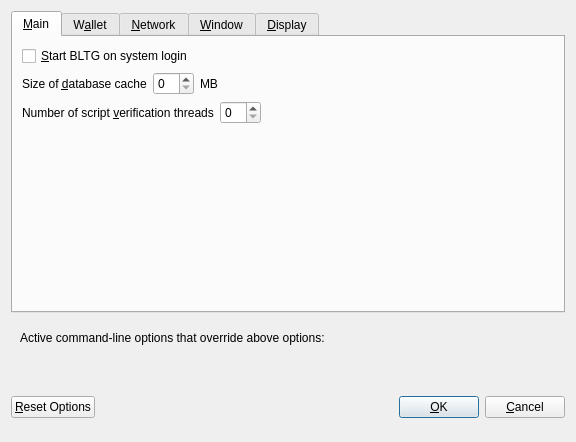
<?xml version="1.0" encoding="UTF-8"?>
<ui version="4.0">
 <class>OptionsDialog</class>
 <widget class="QDialog" name="OptionsDialog">
  <property name="geometry">
   <rect>
    <x>0</x>
    <y>0</y>
    <width>576</width>
    <height>442</height>
   </rect>
  </property>
  <property name="windowTitle">
   <string>Options</string>
  </property>
  <property name="modal">
   <bool>true</bool>
  </property>
  <layout class="QVBoxLayout" name="verticalLayout">
   <item>
    <widget class="QTabWidget" name="tabWidget">
     <property name="currentIndex">
      <number>0</number>
     </property>
     <widget class="QWidget" name="tabMain">
      <attribute name="title">
       <string>&amp;Main</string>
      </attribute>
      <layout class="QVBoxLayout" name="verticalLayout_Main">
       <item>
        <widget class="QCheckBox" name="bitcoinAtStartup">
         <property name="toolTip">
          <string>Automatically start BLTG after logging in to the system.</string>
         </property>
         <property name="text">
          <string>&amp;Start BLTG on system login</string>
         </property>
        </widget>
       </item>
       <item>
        <layout class="QHBoxLayout" name="horizontalLayout_2_Main">
         <item>
          <widget class="QLabel" name="databaseCacheLabel">
           <property name="text">
            <string>Size of &amp;database cache</string>
           </property>
           <property name="textFormat">
            <enum>Qt::PlainText</enum>
           </property>
           <property name="buddy">
            <cstring>databaseCache</cstring>
           </property>
          </widget>
         </item>
         <item>
          <widget class="QSpinBox" name="databaseCache"/>
         </item>
         <item>
          <widget class="QLabel" name="databaseCacheUnitLabel">
           <property name="text">
            <string>MB</string>
           </property>
           <property name="textFormat">
            <enum>Qt::PlainText</enum>
           </property>
          </widget>
         </item>
         <item>
          <spacer name="horizontalSpacer_2_Main">
           <property name="orientation">
            <enum>Qt::Horizontal</enum>
           </property>
           <property name="sizeHint" stdset="0">
            <size>
             <width>40</width>
             <height>20</height>
            </size>
           </property>
          </spacer>
         </item>
        </layout>
       </item>
       <item>
        <layout class="QHBoxLayout" name="horizontalLayout_3_Main">
         <item>
          <widget class="QLabel" name="threadsScriptVerifLabel">
           <property name="text">
            <string>Number of script &amp;verification threads</string>
           </property>
           <property name="textFormat">
            <enum>Qt::PlainText</enum>
           </property>
           <property name="buddy">
            <cstring>threadsScriptVerif</cstring>
           </property>
          </widget>
         </item>
         <item>
          <widget class="QSpinBox" name="threadsScriptVerif">
           <property name="toolTip">
            <string>(0 = auto, &lt;0 = leave that many cores free)</string>
           </property>
          </widget>
         </item>
         <item>
          <spacer name="horizontalSpacer_3_Main">
           <property name="orientation">
            <enum>Qt::Horizontal</enum>
           </property>
           <property name="sizeHint" stdset="0">
            <size>
             <width>40</width>
             <height>20</height>
            </size>
           </property>
          </spacer>
         </item>
        </layout>
       </item>
       <item>
        <spacer name="verticalSpacer_2">
         <property name="orientation">
          <enum>Qt::Vertical</enum>
         </property>
         <property name="sizeHint" stdset="0">
          <size>
           <width>20</width>
           <height>40</height>
          </size>
         </property>
        </spacer>
       </item>
      </layout>
     </widget>
     <widget class="QWidget" name="tabWallet">
      <attribute name="title">
       <string>W&amp;allet</string>
      </attribute>
      <layout class="QVBoxLayout" name="verticalLayout_Wallet">
       <item>
        <layout class="QHBoxLayout" name="horizontalLayout_2_Wallet">
         <item>
          <widget class="QLabel" name="labelStakeSplitThresholdText">
           <property name="text">
            <string>Stake split threshold:</string>
           </property>
          </widget>
         </item>
         <item>
          <widget class="QSpinBox" name="spinBoxStakeSplitThreshold">
           <property name="minimum">
            <number>1</number>
           </property>
           <property name="maximum">
            <number>999999</number>
           </property>
          </widget>
         </item>
        </layout>
       </item>
       <item>
        <widget class="QGroupBox" name="groupBox">
         <property name="title">
          <string>Expert</string>
         </property>
         <layout class="QVBoxLayout" name="verticalLayout_2">
          <item>
           <widget class="QCheckBox" name="coinControlFeatures">
            <property name="toolTip">
             <string>Whether to show coin control features or not.</string>
            </property>
            <property name="text">
             <string>Enable coin &amp;control features</string>
            </property>
           </widget>
          </item>
          <item>
           <widget class="QCheckBox" name="showMasternodesTab">
            <property name="toolTip">
             <string>Show additional tab listing all your masternodes in first sub-tab&lt;br/&gt;and all masternodes on the network in second sub-tab.</string>
            </property>
            <property name="text">
             <string>Show Masternodes Tab</string>
            </property>
           </widget>
          </item>
          <item>
           <widget class="QCheckBox" name="spendZeroConfChange">
            <property name="toolTip">
             <string>If you disable the spending of unconfirmed change, the change from a transaction&lt;br/&gt;cannot be used until that transaction has at least one confirmation.&lt;br/&gt;This also affects how your balance is computed.</string>
            </property>
            <property name="text">
             <string>&amp;Spend unconfirmed change</string>
            </property>
           </widget>
          </item>
         </layout>
        </widget>
       </item>
       <item>
        <spacer name="verticalSpacer_Wallet">
         <property name="orientation">
          <enum>Qt::Vertical</enum>
         </property>
         <property name="sizeHint" stdset="0">
          <size>
           <width>20</width>
           <height>40</height>
          </size>
         </property>
        </spacer>
       </item>
      </layout>
     </widget>
     <widget class="QWidget" name="tabNetwork">
      <attribute name="title">
       <string>&amp;Network</string>
      </attribute>
      <layout class="QVBoxLayout" name="verticalLayout_Network">
       <item>
        <widget class="QCheckBox" name="mapPortUpnp">
         <property name="toolTip">
          <string>Automatically open the BLTG client port on the router. This only works when your router supports UPnP and it is enabled.</string>
         </property>
         <property name="text">
          <string>Map port using &amp;UPnP</string>
         </property>
        </widget>
       </item>
       <item>
        <widget class="QCheckBox" name="allowIncoming">
         <property name="toolTip">
          <string>Accept connections from outside</string>
         </property>
         <property name="text">
          <string>Allow incoming connections</string>
         </property>
        </widget>
       </item>
       <item>
        <widget class="QCheckBox" name="connectSocks">
         <property name="toolTip">
          <string>Connect to the BLTG network through a SOCKS5 proxy.</string>
         </property>
         <property name="text">
          <string>&amp;Connect through SOCKS5 proxy (default proxy):</string>
         </property>
        </widget>
       </item>
       <item>
        <layout class="QHBoxLayout" name="horizontalLayout_1_Network">
         <item>
          <widget class="QLabel" name="proxyIpLabel">
           <property name="text">
            <string>Proxy &amp;IP:</string>
           </property>
           <property name="textFormat">
            <enum>Qt::PlainText</enum>
           </property>
           <property name="buddy">
            <cstring>proxyIp</cstring>
           </property>
          </widget>
         </item>
         <item>
          <widget class="QValidatedLineEdit" name="proxyIp">
           <property name="minimumSize">
            <size>
             <width>140</width>
             <height>0</height>
            </size>
           </property>
           <property name="maximumSize">
            <size>
             <width>140</width>
             <height>16777215</height>
            </size>
           </property>
           <property name="toolTip">
            <string>IP address of the proxy (e.g. IPv4: 127.0.0.1 / IPv6: ::1)</string>
           </property>
          </widget>
         </item>
         <item>
          <widget class="QLabel" name="proxyPortLabel">
           <property name="text">
            <string>&amp;Port:</string>
           </property>
           <property name="textFormat">
            <enum>Qt::PlainText</enum>
           </property>
           <property name="buddy">
            <cstring>proxyPort</cstring>
           </property>
          </widget>
         </item>
         <item>
          <widget class="QLineEdit" name="proxyPort">
           <property name="minimumSize">
            <size>
             <width>55</width>
             <height>0</height>
            </size>
           </property>
           <property name="maximumSize">
            <size>
             <width>55</width>
             <height>16777215</height>
            </size>
           </property>
           <property name="toolTip">
            <string>Port of the proxy (e.g. 9050)</string>
           </property>
          </widget>
         </item>
         <item>
          <spacer name="horizontalSpacer_1_Network">
           <property name="orientation">
            <enum>Qt::Horizontal</enum>
           </property>
           <property name="sizeHint" stdset="0">
            <size>
             <width>40</width>
             <height>20</height>
            </size>
           </property>
          </spacer>
         </item>
        </layout>
       </item>
       <item>
        <spacer name="verticalSpacer_Network">
         <property name="orientation">
          <enum>Qt::Vertical</enum>
         </property>
         <property name="sizeHint" stdset="0">
          <size>
           <width>20</width>
           <height>40</height>
          </size>
         </property>
        </spacer>
       </item>
      </layout>
     </widget>
     <widget class="QWidget" name="tabWindow">
      <attribute name="title">
       <string>&amp;Window</string>
      </attribute>
      <layout class="QVBoxLayout" name="verticalLayout_Window">
       <item>
        <widget class="QCheckBox" name="minimizeToTray">
         <property name="toolTip">
          <string>Show only a tray icon after minimizing the window.</string>
         </property>
         <property name="text">
          <string>&amp;Minimize to the tray instead of the taskbar</string>
         </property>
        </widget>
       </item>
       <item>
        <widget class="QCheckBox" name="minimizeOnClose">
         <property name="toolTip">
          <string>Minimize instead of exit the application when the window is closed. When this option is enabled, the application will be closed only after selecting Quit in the menu.</string>
         </property>
         <property name="text">
          <string>M&amp;inimize on close</string>
         </property>
        </widget>
       </item>
       <item>
        <spacer name="verticalSpacer_Window">
         <property name="orientation">
          <enum>Qt::Vertical</enum>
         </property>
         <property name="sizeHint" stdset="0">
          <size>
           <width>20</width>
           <height>40</height>
          </size>
         </property>
        </spacer>
       </item>
      </layout>
     </widget>
     <widget class="QWidget" name="tabDisplay">
      <attribute name="title">
       <string>&amp;Display</string>
      </attribute>
      <layout class="QVBoxLayout" name="verticalLayout_Display">
       <item>
        <layout class="QHBoxLayout" name="horizontalLayout_1_Display">
         <item>
          <widget class="QLabel" name="langLabel">
           <property name="text">
            <string>User Interface &amp;language:</string>
           </property>
           <property name="textFormat">
            <enum>Qt::PlainText</enum>
           </property>
           <property name="buddy">
            <cstring>lang</cstring>
           </property>
          </widget>
         </item>
         <item>
          <widget class="QValueComboBox" name="lang">
           <property name="toolTip">
            <string>The user interface language can be set here. This setting will take effect after restarting BLTG.</string>
           </property>
          </widget>
         </item>
        </layout>
       </item>
       <item>
        <widget class="QLabel" name="label_3">
         <property name="toolTip">
          <string notr="true"/>
         </property>
         <property name="statusTip">
          <string notr="true"/>
         </property>
         <property name="whatsThis">
          <string notr="true"/>
         </property>
         <property name="accessibleName">
          <string notr="true"/>
         </property>
         <property name="text">
          <string>Language missing or translation incomplete? Help contributing translations here:
https://www.transifex.com/bltg-project/bltg-project-translations</string>
         </property>
         <property name="wordWrap">
          <bool>true</bool>
         </property>
         <property name="openExternalLinks">
          <bool>true</bool>
         </property>
         <property name="textInteractionFlags">
          <set>Qt::TextBrowserInteraction</set>
         </property>
        </widget>
       </item>
       <item>
        <layout class="QHBoxLayout" name="horizontalLayout_2_Display" stretch="0,0">
         <item>
          <widget class="QLabel" name="themeLabel">
           <property name="text">
            <string>User Interface Theme:</string>
           </property>
          </widget>
         </item>
         <item>
          <widget class="QValueComboBox" name="theme"/>
         </item>
        </layout>
       </item>
       <item>
        <widget class="QWidget" name="verticalZbltgDisplayWidget" native="true">
         <layout class="QVBoxLayout" name="verticalZbltgDisplayLayout">
          <property name="margin">
           <number>0</number>
          </property>
          <item>
           <widget class="Line" name="line">
            <property name="orientation">
             <enum>Qt::Horizontal</enum>
            </property>
           </widget>
          </item>
          <item>
           <layout class="QHBoxLayout" name="horizontalLayout_3_Display">
            <item>
             <widget class="QLabel" name="unitLabel">
              <property name="text">
               <string>Unit to show amounts in:</string>
              </property>
              <property name="textFormat">
               <enum>Qt::PlainText</enum>
              </property>
             </widget>
            </item>
            <item>
             <widget class="QValueComboBox" name="unit">
              <property name="toolTip">
               <string>Choose the default subdivision unit to show in the interface and when sending coins.</string>
              </property>
             </widget>
            </item>
           </layout>
          </item>
          <item>
           <layout class="QHBoxLayout" name="horizontalLayout_4_Display">
            <item>
             <widget class="QLabel" name="digitsLabel">
              <property name="text">
               <string>Decimal digits</string>
              </property>
             </widget>
            </item>
            <item>
             <widget class="QValueComboBox" name="digits"/>
            </item>
           </layout>
          </item>
          <item>
           <layout class="QHBoxLayout" name="horizontalLayout_5_Display">
            <item>
             <widget class="QCheckBox" name="checkBoxHideZeroBalances">
              <property name="toolTip">
               <string>Hide empty balances</string>
              </property>
              <property name="layoutDirection">
               <enum>Qt::LeftToRight</enum>
              </property>
              <property name="text">
               <string>Hide empty balances</string>
              </property>
             </widget>
            </item>
            <item>
             <widget class="QCheckBox" name="checkBoxHideOrphans">
              <property name="toolTip">
               <string>Hide orphan stakes in transaction lists</string>
              </property>
              <property name="text">
               <string>Hide orphan stakes</string>
              </property>
             </widget>
            </item>
            <item>
             <spacer name="horizontalSpacer">
              <property name="orientation">
               <enum>Qt::Horizontal</enum>
              </property>
              <property name="sizeHint" stdset="0">
               <size>
                <width>40</width>
                <height>20</height>
               </size>
              </property>
             </spacer>
            </item>
           </layout>
          </item>
          <item>
           <layout class="QHBoxLayout" name="horizontalLayout_6_Display">
            <item>
             <widget class="QLabel" name="thirdPartyTxUrlsLabel">
              <property name="toolTip">
               <string>Third party URLs (e.g. a block explorer) that appear in the transactions tab as context menu items. %s in the URL is replaced by transaction hash. Multiple URLs are separated by vertical bar |.</string>
              </property>
              <property name="text">
               <string>Third party transaction URLs</string>
              </property>
             </widget>
            </item>
            <item>
             <widget class="QLineEdit" name="thirdPartyTxUrls">
              <property name="toolTip">
               <string>Third party URLs (e.g. a block explorer) that appear in the transactions tab as context menu items. %s in the URL is replaced by transaction hash. Multiple URLs are separated by vertical bar |.</string>
              </property>
             </widget>
            </item>
           </layout>
          </item>
         </layout>
        </widget>
       </item>
       <item>
        <spacer name="verticalSpacer">
         <property name="orientation">
          <enum>Qt::Vertical</enum>
         </property>
         <property name="sizeHint" stdset="0">
          <size>
           <width>20</width>
           <height>40</height>
          </size>
         </property>
        </spacer>
       </item>
      </layout>
     </widget>
    </widget>
   </item>
   <item>
    <widget class="QFrame" name="frame">
     <layout class="QVBoxLayout" name="verticalLayout_Bottom">
      <item>
       <layout class="QHBoxLayout" name="horizontalLayout_Bottom">
        <item>
         <widget class="QLabel" name="overriddenByCommandLineInfoLabel">
          <property name="text">
           <string>Active command-line options that override above options:</string>
          </property>
          <property name="textFormat">
           <enum>Qt::PlainText</enum>
          </property>
         </widget>
        </item>
        <item>
         <spacer name="horizontalSpacer_Bottom">
          <property name="orientation">
           <enum>Qt::Horizontal</enum>
          </property>
          <property name="sizeHint" stdset="0">
           <size>
            <width>40</width>
            <height>20</height>
           </size>
          </property>
         </spacer>
        </item>
       </layout>
      </item>
      <item>
       <widget class="QLabel" name="overriddenByCommandLineLabel">
        <property name="text">
         <string/>
        </property>
        <property name="textFormat">
         <enum>Qt::PlainText</enum>
        </property>
        <property name="wordWrap">
         <bool>true</bool>
        </property>
       </widget>
      </item>
     </layout>
    </widget>
   </item>
   <item>
    <layout class="QHBoxLayout" name="horizontalLayout_Buttons">
     <item>
      <widget class="QPushButton" name="resetButton">
       <property name="toolTip">
        <string>Reset all client options to default.</string>
       </property>
       <property name="text">
        <string>&amp;Reset Options</string>
       </property>
       <property name="autoDefault">
        <bool>false</bool>
       </property>
      </widget>
     </item>
     <item>
      <spacer name="horizontalSpacer_1">
       <property name="orientation">
        <enum>Qt::Horizontal</enum>
       </property>
       <property name="sizeHint" stdset="0">
        <size>
         <width>40</width>
         <height>48</height>
        </size>
       </property>
      </spacer>
     </item>
     <item>
      <widget class="QLabel" name="statusLabel">
       <property name="minimumSize">
        <size>
         <width>200</width>
         <height>0</height>
        </size>
       </property>
       <property name="font">
        <font>
         <weight>75</weight>
         <bold>true</bold>
        </font>
       </property>
       <property name="text">
        <string/>
       </property>
       <property name="textFormat">
        <enum>Qt::PlainText</enum>
       </property>
       <property name="wordWrap">
        <bool>true</bool>
       </property>
      </widget>
     </item>
     <item>
      <spacer name="horizontalSpacer_2">
       <property name="orientation">
        <enum>Qt::Horizontal</enum>
       </property>
       <property name="sizeHint" stdset="0">
        <size>
         <width>40</width>
         <height>48</height>
        </size>
       </property>
      </spacer>
     </item>
     <item>
      <widget class="QPushButton" name="okButton">
       <property name="text">
        <string>&amp;OK</string>
       </property>
       <property name="autoDefault">
        <bool>false</bool>
       </property>
       <property name="default">
        <bool>true</bool>
       </property>
      </widget>
     </item>
     <item>
      <widget class="QPushButton" name="cancelButton">
       <property name="text">
        <string>&amp;Cancel</string>
       </property>
       <property name="autoDefault">
        <bool>false</bool>
       </property>
      </widget>
     </item>
    </layout>
   </item>
  </layout>
 </widget>
 <customwidgets>
  <customwidget>
   <class>QValidatedLineEdit</class>
   <extends>QLineEdit</extends>
   <header>qvalidatedlineedit.h</header>
  </customwidget>
  <customwidget>
   <class>QValueComboBox</class>
   <extends>QComboBox</extends>
   <header>qvaluecombobox.h</header>
  </customwidget>
 </customwidgets>
 <resources/>
 <connections/>
</ui>
